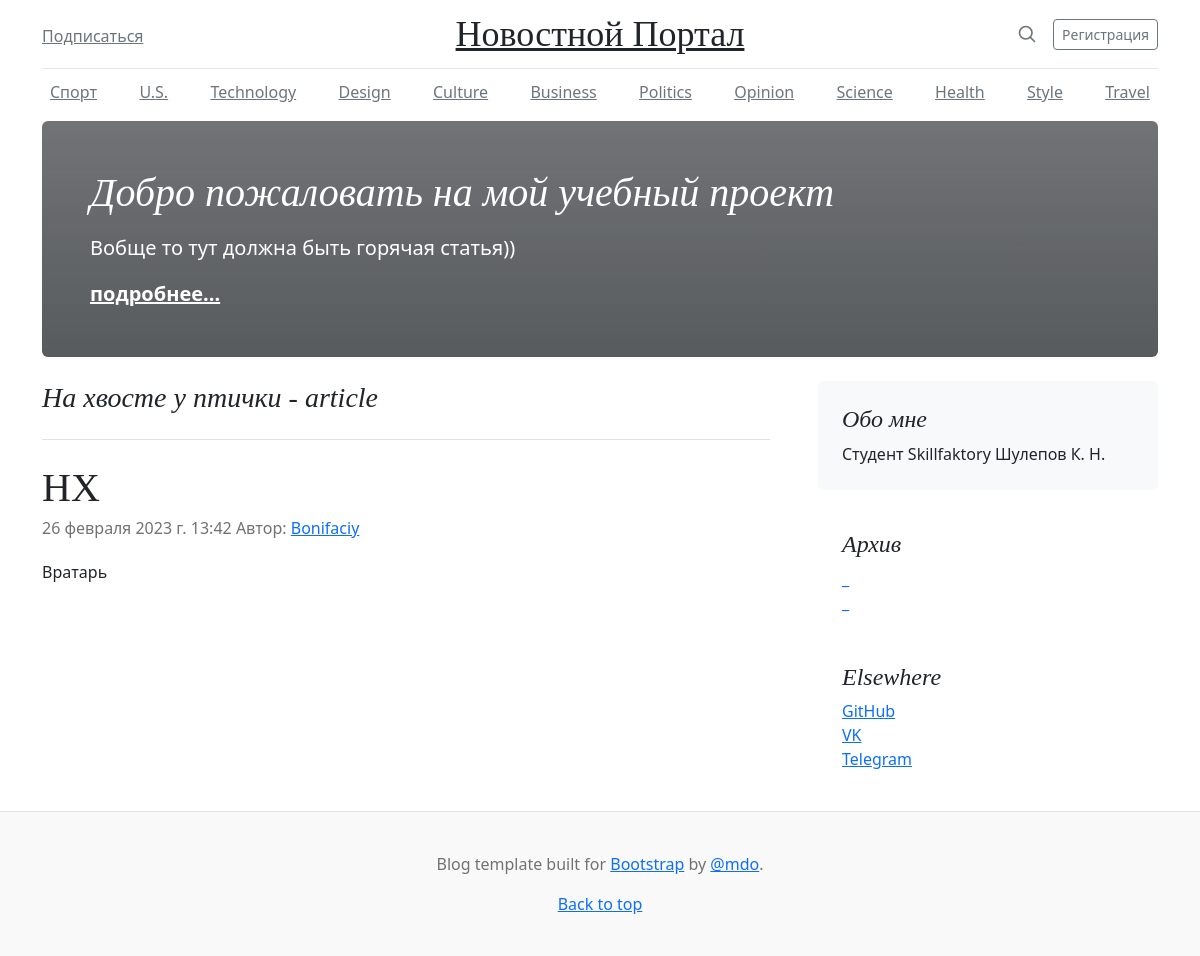
The app's page /news/2, older data.
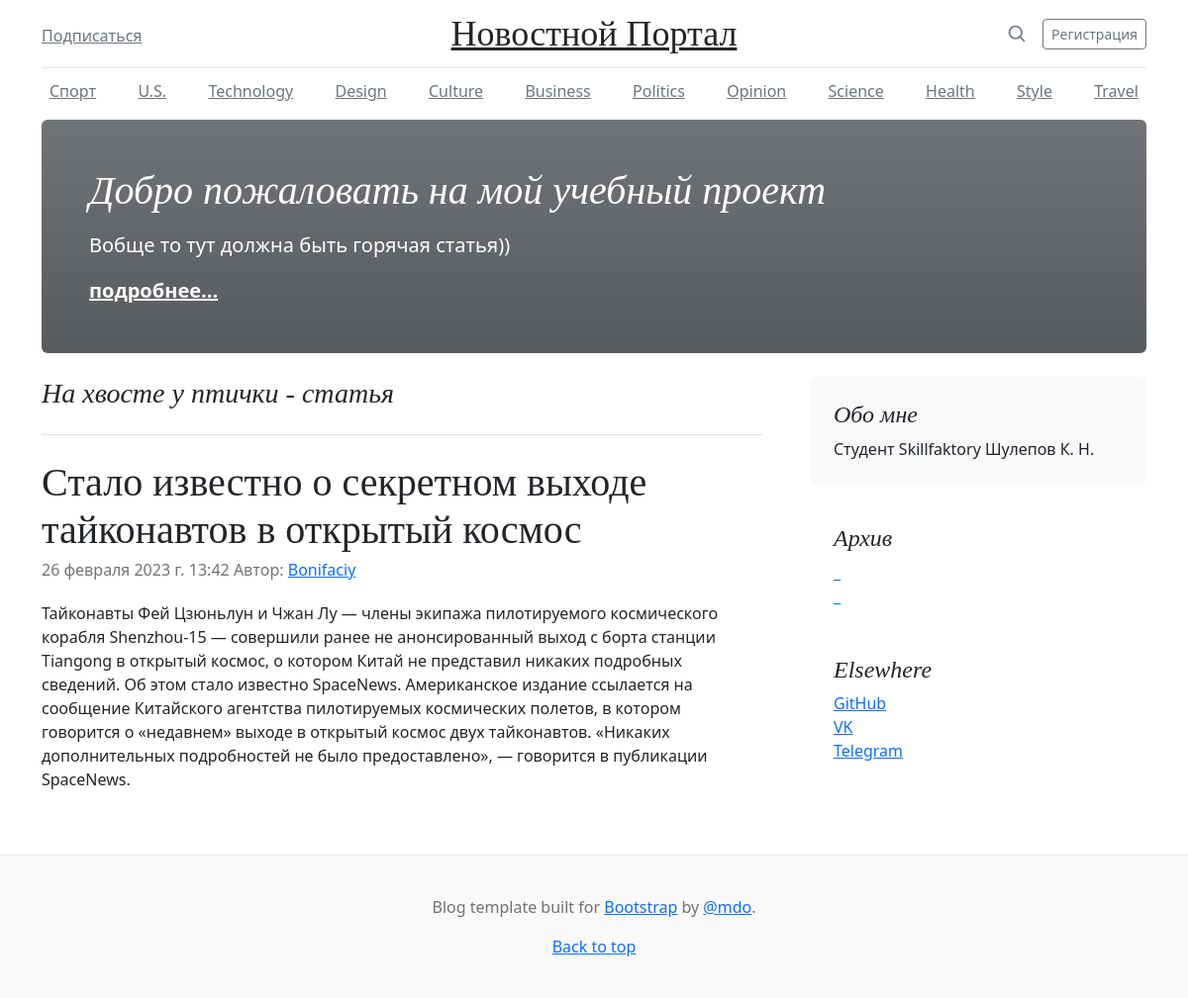
The same page, newer data.
### newsapp/models.py (models this page shows, shortened)
class Post(models.Model):
    article = 'AR'
    news = 'NE'
    TYPE = ((article, 'статья'), (news, 'новость'))
    type = models.CharField(max_length=2, choices=TYPE, default=news)
    post_date = models.DateTimeField(auto_now_add=True)
    title = models.CharField(max_length=128)
    post_text = models.TextField()
    post_rate = models.IntegerField(default=0)
    author = models.ForeignKey(Author, on_delete=models.CASCADE)
    category = models.ManyToManyField(Category, through='PostCategory')

class Author(models.Model):
    author_rate = models.SmallIntegerField(default=0)
    user = models.OneToOneField(User, on_delete=models.CASCADE)
    def __str__(self):
        return f"{self.user}"

### newsapp/views.py (the view)
# urls.py: path('<int:pk>', PostDetail.as_view(), name='post'),
class PostDetail(DetailView):
    model = Post
    template_name = 'post.html'
    context_object_name = 'post'

### newsapp/templatetags/filters.py (called while the page is built)
@register.filter()
def censor(text):
    if type(text) is not str:
        raise TypeError(f"фильтр не может принять  {type(text)}, только <str>")
    for word in BAD_WORDS:
        if word in text:
            text = text.replace(word, (word[0] + ("*" * (len(word) - 1))))
    return text

### templates/post.html (shortened to what this page needs)
{% extends 'flatpages/default.html' %}
{% load filters %}
{% block amount2 %}
    {{ post.get_type_display }}
{% endblock amount2 %}
{% block content %}
 <h2 class="blog-post-title mb-1">{{ post.title |censor }}</h2>
        <p class="blog-post-meta">{{ post.post_date }} Автор: <a href="#">{{post.author}}</a></p>
        <p> {{post.post_text |censor }} </p>
{% endblock content %}

Row changes from the older to the newer data that the page shows:
changed Post "Bonifaciy": type "article" → "статья"; title|censor "НХ" → "Стало известно о секретном выходе тайконавтов в открытый космос"; post_text|censor "Вратарь" → "Тайконавты Фей Цзюньлун и Чжан Лу — члены экипажа пилотируемого космического корабля Shenzhou-15 — совершили ранее не анонсированный выход с борта станции Tiangong в открытый космос, о котором Китай не представил никаких подробных сведений. Об этом стало известно SpaceNews. Американское издание ссылается на сообщение Китайского агентства пилотируемых космических полетов, в котором говорится о «недавнем» выходе в открытый космос двух тайконавтов. «Никаких дополнительных подробностей не было предоставлено», — говорится в публикации SpaceNews."
